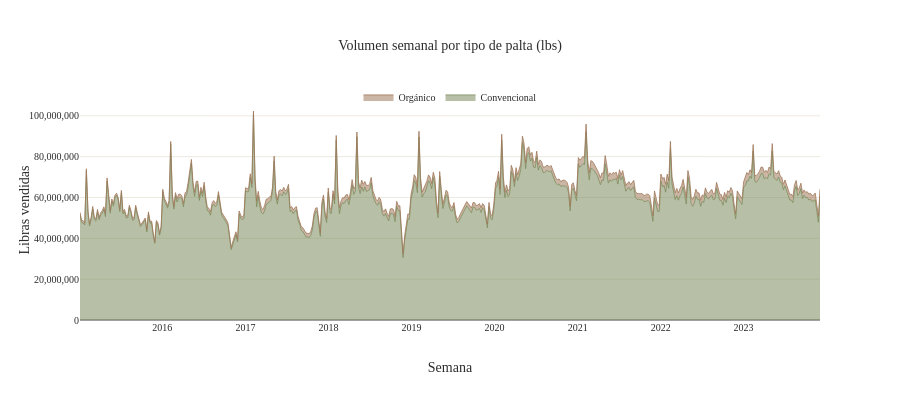

Source (notebook cell):
### Markdown cell above
### G3 · Área apilada por tipo 

→ ¿Qué proporción del mercado corresponde a palta convencional vs. orgánica? ¿Creció la participación orgánica con el tiempo?

### Code cell
# ── GRÁFICO 3: Área apilada — volumen por tipo (orgánico vs convencional) ────
# Agregamos por semana y tipo

vol_tipo = (
    palta_1
    .groupby(["Fecha", "Tipo"])["TotalVolume"]
    .sum()
    .reset_index()
    .sort_values("Fecha")
)

convencional = vol_tipo[vol_tipo["Tipo"] == "conventional"]
organico     = vol_tipo[vol_tipo["Tipo"] == "organic"]

fig3 = go.Figure()

fig3.add_trace(go.Scatter(
    x         = convencional["Fecha"],
    y         = convencional["TotalVolume"],
    name      = "Convencional",
    mode      = "lines",
    stackgroup = "one",
    line      = dict(color=PALETA["oliva"], width=0.8),
    fillcolor = "rgba(124, 140, 94, 0.55)",
))

fig3.add_trace(go.Scatter(
    x         = organico["Fecha"],
    y         = organico["TotalVolume"],
    name      = "Orgánico",
    mode      = "lines",
    stackgroup = "one",
    line      = dict(color=PALETA["tierra"], width=0.8),
    fillcolor = "rgba(160, 120, 90, 0.55)",
))

fig3.update_layout(
    title       = "Volumen semanal por tipo de palta (lbs)",
    xaxis_title = "Semana",
    yaxis_title = "Libras vendidas",
    yaxis       = dict(tickformat=",.0f"),
    height      = 400,
    legend      = dict(orientation="h", y=1.08, x=0.5, xanchor="center"),
)

fig3.show()

### Figure 1 — Plotly figure (JSON) as saved in the notebook; plotly's stock layout.template omitted (floating-point values rounded to 4 significant figures; data arrays with more than 128 entries replaced by an {"elided": "..."} marker saying what was removed)
{"data": [{"fillcolor": "rgba(124, 140, 94, 0.55)", "line": {"color": "#7C8C5E", "width": 0.8}, "mode": "lines", "name": "Convencional", "stackgroup": "one", "type": "scatter", "x": {"elided": "466 str values"}, "y": {"elided": "466 float values"}}, {"fillcolor": "rgba(160, 120, 90, 0.55)", "line": {"color": "#A0785A", "width": 0.8}, "mode": "lines", "name": "Orgánico", "stackgroup": "one", "type": "scatter", "x": {"elided": "466 str values"}, "y": {"elided": "466 float values"}}], "layout": {"height": 400, "legend": {"orientation": "h", "x": 0.5, "xanchor": "center", "y": 1.08}, "title": {"text": "Volumen semanal por tipo de palta (lbs)"}, "xaxis": {"title": {"text": "Semana"}}, "yaxis": {"tickformat": ",.0f", "title": {"text": "Libras vendidas"}}}}
